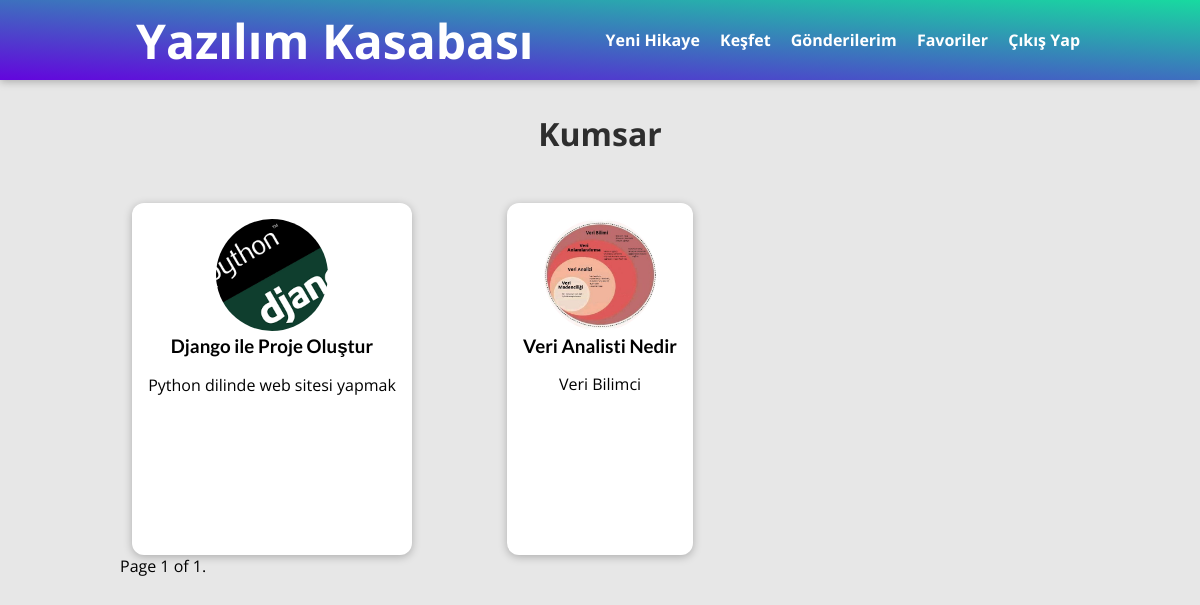
The app's page /blog/user/posts/ (signed in) with its own data.
### blog/models.py (models this page shows, shortened)
class Post(models.Model):
    title = models.CharField(max_length=25)
    excerpt = models.CharField(max_length=200, validators=[MinLengthValidator(3)])
    image = models.ImageField(upload_to="posts/", null=True)
    date = models.DateField(auto_now=True)
    slug = models.SlugField(unique=True, db_index=True, blank=True, null=True)
    content = RichTextField(validators=[MinLengthValidator(3)])
    author = models.ForeignKey(User, on_delete=models.SET_NULL, null=True, related_name="posts")
    tags = models.ManyToManyField(Tag)

### blog/views.py (the view)
# urls.py: path('user/posts/', views.UserPostsView.as_view(), name='user-posts'),
class UserPostsView(LoginRequiredMixin, ListView):
    model = Post
    template_name = 'blog/user-posts.html'
    context_object_name = 'user_posts'
    paginate_by = 3
    def get_queryset(self):
        return Post.objects.filter(author=self.request.user).order_by('-date')

### blog/templates/blog/user-posts.html (shortened to what this page needs)
{% extends "base.html" %}
{% load static %}
{% block css_files %}
  <link rel="stylesheet" href="{% static "blog/post.css" %}" />
  <link rel="stylesheet" href="{% static "blog/user-posts.css" %}" />
{% endblock %}
{% block content %}
<section id="user-posts">
  <h2>{{ user.username }}</h2>
  <ul>
    {% for post in user_posts %}
      {% include "blog/includes/post.html" %}
    {% empty %}
      <p>Hiç gönderiniz bulunmamaktadır.</p>
    {% endfor %}
  </ul>
  <div class="pagination">
    <span class="step-links">
        <span class="current">
            Page {{ page_obj.number }} of {{ page_obj.paginator.num_pages }}.
        </span>
    </span>
  </div>
</section>
{% endblock %}

### templates/base.html (shortened to what this page needs)
{% load static %}
<!DOCTYPE html>
<html lang="tr">
  <head>
    <link rel="stylesheet" href="{% static 'app.css' %}" />
    {% block css_files %}
    {% endblock %}
  </head>
  <body>
    <header id="main-navigation">
      <h1><a href="{% url 'starting-page' %}">Yazılım Kasabası</a></h1>
      <nav>
        {% if user.is_authenticated %}
          <a href="{% url 'create-post' %}">Yeni Hikaye</a>
          <a href="{% url 'posts-page' %}">Keşfet</a>
          <a href="{% url 'user-posts' %}">Gönderilerim</a>
          <a href="{% url 'read-later' %}">Favoriler</a>
          <a href="{% url 'logout' %}">Çıkış Yap</a>
        {% else %}
          <a href="{% url 'posts-page' %}">Keşfet</a>
          <a href="{% url 'login' %}">Giriş Yap</a>
          <a href="{% url 'register' %}">Kayıt Ol</a>
        {% endif %}
      </nav>
    </header>
    {% block content %}
    {% endblock %}
  </body>
</html>

### blog/templates/blog/includes/post.html
<li>
  <article class="post">
    {% if post.slug %}
      <a href="{% url 'post-detail-page' post.slug %}">
        <img src="{{ post.image.url }}" alt="{{ post.title }}" />
      <div class="post__content">
        <h3>{{ post.title }}</h3>
        <p>{{ post.excerpt }}</p>
      </div>
      </a>
    {% endif%}
  </article>
</li>

### static/app.css (style rules this page uses)
* { box-sizing: border-box; }
html { font-family: 'Open Sans', 'Lato', sans-serif; }
body { margin: 0; }
h1, h2 { font-size: 3rem; }
h3 { font-family: 'Lato', sans-serif; font-weight: bold; }
#main-navigation { width: 100%; height: 5rem; display: flex; justify-content: space-between; align-items: center; padding: 0 10%; position: fixed; top: 0; left: 0; z-index: 100; }
#main-navigation a { text-decoration: none; color: white; font-weight: bold; margin-left: 1rem; }

### blog/static/blog/post.css (style rules this page uses)
.post { display: flex; flex-direction: column; align-items: center; text-align: center; }
.post a { text-decoration: none; color: black; transition: all 0.2s ease; padding: 1rem; }
.post img { width: 5rem; height: 5rem; object-fit: cover; border-radius: 50%; }
.post h3 { margin: 0.25rem 0; }

### blog/static/blog/user-posts.css (style rules this page uses)
body { background-color: #e7e7e7; }
#main-navigation { background: linear-gradient(to right top, #6305dd, #18daa0); box-shadow: 0 2px 8px rgba(0, 0, 0, 0.25); }
#user-posts { margin: 7rem auto; width: 90%; max-width: 60rem; }
#user-posts h2 { text-align: center; font-size: 2rem; color: #2e2e2e; margin: 3rem 0; }
ul { list-style: none; margin: 0; padding: 0; display: grid; grid-template-columns: repeat(auto-fill, minmax(17rem, 1fr)); gap: 1.5rem; }
.post img { width: 7rem; height: 7rem; }
.post a { height: 22rem; transform-origin: center; box-shadow: 0 2px 8px rgba(0, 0, 0, 0.25); border-radius: 12px; background-color: white; }

### records on screen
Post: image (picture), title "Django ile Proje Oluştur", excerpt "Python dilinde web sitesi yapmak"
Post: image (picture), title "Veri Analisti Nedir", excerpt "Veri Bilimci"

### other values on screen
{{ user.username }} "Kumsar"
{{ page_obj.number }} "1"
{{ page_obj.paginator.num_pages }} "1"
